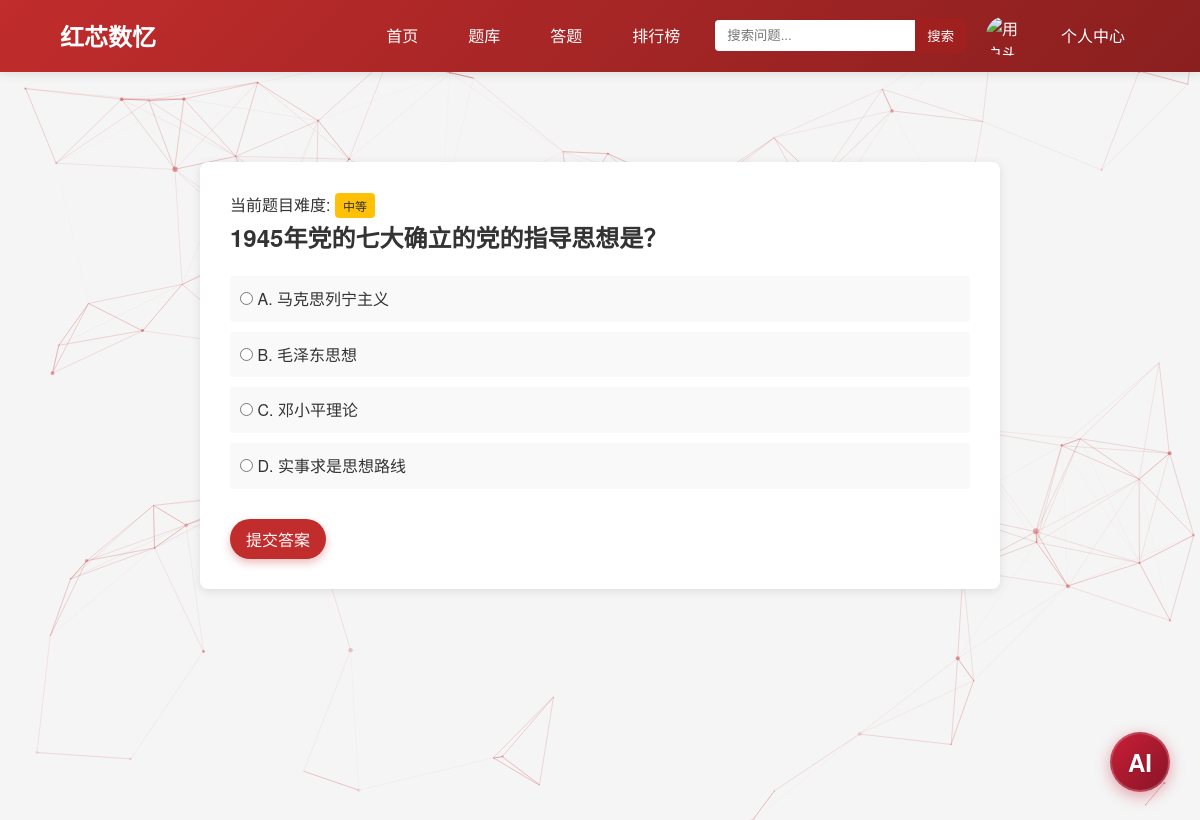
The app's page /answer?question_id=4357 (signed in) with its own data.
### tables this page shows
CREATE TABLE "questions" (
  "id" INTEGER PRIMARY KEY AUTOINCREMENT,
  "question_text" TEXT NOT NULL,
  "option_a" TEXT NOT NULL,
  "option_b" TEXT NOT NULL,
  "option_c" TEXT NOT NULL,
  "option_d" TEXT NOT NULL,
  "correct_answer" TEXT NOT NULL,
  "difficulty" INTEGER NOT NULL
, explanation TEXT);

### app.py (the view)
@app.route('/answer')
def answer():
    if 'user_id' not in session:
        return redirect(url_for('login'))
    question_id = request.args.get('question_id')
    random = request.args.get('random', 'false').lower() == 'true'
    db = get_db()
    if random:
        question = db.execute('SELECT id, question_text, option_a, option_b, option_c, option_d, correct_answer, difficulty FROM questions ORDER BY RANDOM() LIMIT 1').fetchone()
    else:
        if not question_id:
            return redirect(url_for('answer', random=True))
        question = db.execute('SELECT id, question_text, option_a, option_b, option_c, option_d, correct_answer, difficulty FROM questions WHERE id = ?', (question_id,)).fetchone()
    if not question:
        return redirect(url_for('answer', random=True))
    return render_template('answer.html', question={
        'id': question['id'],
        'question_text': question['question_text'],
        'option_a': question['option_a'],
        'option_b': question['option_b'],
        'option_c': question['option_c'],
        'option_d': question['option_d'],
        'correct_answer': question['correct_answer'],
        'difficulty': question['difficulty']
    })

### database.py (called while the page is built)
def get_db():
    db = getattr(g, '_database', None)
    if db is None:
        db = g._database = sqlite3.connect(DATABASE)
        db.row_factory = sqlite3.Row
    return db

### templates/answer.html (shortened to what this page needs)
{% extends "base.html" %}
{% block content %}
<div class="answer-container">
    <div class="question-display">
        <div class="difficulty-info">
            当前题目难度:
            <span class="difficulty-badge difficulty-{{ question.difficulty }}">
                {% if question.difficulty == 1 %}简单
                {% elif question.difficulty == 2 %}中等
                {% else %}困难
                {% endif %}
            </span>
        </div>
        <h2>{{ question.question_text }}</h2>
        <form id="answer-form">
            <div class="options-list">
                <label class="option-item">
                    <input type="radio" name="answer" value="A" required>
                    <span>A. {{ question.option_a }}</span>
                </label>
                <label class="option-item">
                    <input type="radio" name="answer" value="B">
                    <span>B. {{ question.option_b }}</span>
                </label>
                <label class="option-item">
                    <input type="radio" name="answer" value="C">
                    <span>C. {{ question.option_c }}</span>
                </label>
                <label class="option-item">
                    <input type="radio" name="answer" value="D">
                    <span>D. {{ question.option_d }}</span>
                </label>
            </div>
            <button type="submit" class="submit-btn">提交答案</button>
        </form>
    </div>
</div>
{% endblock %}

### static/css/style.css (style rules this page uses)
:root { --primary-color: #c12c2c; --primary-dark: #8a1f1f; --primary-light: #ffecec; --text-color: #333; --text-light: #666; --background-color: #f5f5f5; --white: #ffffff; --gray-light: #f0f0f0; --gray: #e0e0e0; --shadow-sm: 0 2px 10px rgba(0, 0, 0, 0.1); --shadow-md: 0 5px 15px rgba(0, 0, 0, 0.1); --shadow-lg: 0 10px 30px rgba(0, 0, 0, 0.15); --border-radius-sm: 4px; --border-radius-md: 8px; --border-radius-lg: 12px; --border-radius-full: 50%; --transition-default: all 0.3s ease; }
* { margin: 0; padding: 0; box-sizing: border-box; }
body { font-family: 'Microsoft YaHei', 'Helvetica Neue', sans-serif; background-color: var(--background-color); color: var(--text-color); line-height: 1.6; overflow-x: hidden; }
.difficulty-badge { display: inline-block; padding: 3px 8px; border-radius: 4px; font-size: 12px; margin-right: 10px; }
.difficulty-2 { background-color: #FFC107; color: #333; }
.answer-container { max-width: 800px; margin: 0 auto; background-color: white; padding: 30px; border-radius: 8px; box-shadow: 0 2px 10px rgba(0, 0, 0, 0.1); }
.options-list { margin: 20px 0; }
.option-item { display: block; margin: 10px 0; padding: 10px; border-radius: 4px; background-color: #f9f9f9; cursor: pointer; }
.submit-btn { background-color: #c12c2c; color: white; border: none; padding: 8px 16px; margin-top: 10px; display: inline-block; border-radius: 30px; cursor: pointer; font-size: 16px; transition: all 0.3s; position: relative; overflow: hidden; box-shadow: 0 4px 8px rgba(193, 44, 44, 0.3); }
.submit-btn::after, .learn-more-btn::after { content: ''; position: absolute; top: 50%; left: 50%; width: 5px; height: 5px; background: rgba(255, 255, 255, 0.5); opacity: 0; border-radius: 100%; transform: scale(1, 1) translate(-50%); transform-origin: 50% 50%; }

### records on screen
questions: question_text "1945年党的七大确立的党的指导思想是？", option_a "马克思列宁主义", option_b "毛泽东思想", option_c "邓小平理论", option_d "实事求是思想路线"
